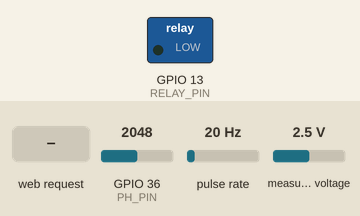
Simulated run of this sketch. Board: ESP32. On the bench: switched loads named in the sketch (green lamp = pin HIGH). Wiring (inferred from the names in the program): pulse sensor: data GPIO 34. The test bench sets the inputs (shaded band); at power-on: GPIO 36 (PH_PIN) = 2048, pulse rate 20 Hz, measured voltage 2.5 V. WiFi joins after 1.5 s; servers stay silent unless stated; what the sketch prints to the serial monitor is not drawn.

Above: at 4.7 s.
4.8 s: HTTP request GET /toggleRelay received
At 5.9 s:
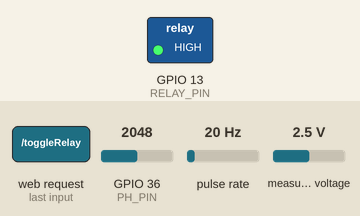
Timing chart, 0 to 7.8 s (numbered marks = the images above; inputs shaded):
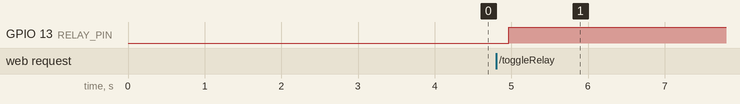

Measured:
- after the input at 4.8 s, GPIO 13 (RELAY_PIN): LOW → HIGH after 0.16 s

The sketch:

Blink.ino
```cpp
#include <WiFi.h>
#include <WebServer.h>
#include <Wire.h>
#include <Adafruit_ADS1X15.h>

// WiFi Credentials
const char* ssid = "haisayakaka";
const char* password = "12345678";

// Web Server pada port 80
WebServer server(80);

// ADS1115
Adafruit_ADS1115 ads;

// Pin Configuration
const int PH_PIN = 36;         // GPIO36 untuk pH
const int RELAY_PIN = 13;      // GPIO13 untuk relay pompa
const int SENSOR = 34;         // GPIO25 untuk water flow sensor

// Sampling Configuration
const int SAMPLES = 10;
const float VOLTAGE_REF = 3.3 - 0.1;

// pH Calibration
const float PH7_VOLTAGE = 2.5;
const float PH4_VOLTAGE = 3.0;
const float VOLTAGE_PER_PH = (PH4_VOLTAGE - PH7_VOLTAGE) / 3;

// TDS Configuration
const int SCOUNT = 30;
int16_t analogBuffer[SCOUNT];
int16_t analogBufferTemp[SCOUNT];
int analogBufferIndex = 0;
float temperature = 25;

// Water Flow Configuration
volatile byte pulseCount;
float calibrationFactor = 8;
float flowRate = 0.0;
float totalLitres = 0.0;
unsigned long lastFlowTime = 0;

// Variables for readings
float avgVoltagePH = 0.0;
float phValue = 0.0;
String phStatus = "";
float tdsValue = 0.0;
float tdsVoltage = 0.0;
bool relayStatus = false;

// HTML webpage template
const char index_html[] PROGMEM = R"rawliteral(
<!DOCTYPE HTML>
<html>
<head>
  <title>ESP32 pH, TDS & Flow Monitor</title>
  <meta name="viewport" content="width=device-width, initial-scale=1">
  <style>
    body { font-family: Arial; text-align: center; margin: 0px auto; padding: 15px; }
    .reading { font-size: 2.8rem; }
    .card { background-color: white; box-shadow: 0px 0px 10px 1px rgba(0,0,0,0.1);
            border-radius: 10px; padding: 15px; margin: 20px; }
    .status { font-size: 1.2rem; margin: 10px; }
    .button { background-color: #4CAF50; border: none; color: white; padding: 15px 32px;
              text-align: center; text-decoration: none; display: inline-block;
              font-size: 16px; margin: 4px 2px; cursor: pointer; border-radius: 4px; }
    .button-off { background-color: #f44336; }
  </style>
</head>
<body>
  <div class="card">
    <h2>pH Sensor Monitor</h2>
    <div class="reading">pH: <span id="ph">%PH_VALUE%</span></div>
    <div class="status">Status: <span id="status">%PH_STATUS%</span></div>
    <div class="status">Voltage: <span id="voltage">%VOLTAGE%</span> V</div>
  </div>

  <div class="card">
    <h2>TDS Sensor Monitor</h2>
    <div class="reading">TDS: <span id="tds">%TDS_VALUE%</span> ppm</div>
    <div class="status">Voltage: <span id="tdsVoltage">%TDS_VOLTAGE%</span> V</div>
  </div>

  <div class="card">
    <h2>Water Flow Monitor</h2>
    <div class="reading">Flow Rate: <span id="flowrate">%FLOW_RATE%</span> L/min</div>
    <div class="reading">Total: <span id="totallitres">%TOTAL_LITRES%</span> L</div>
    <button class="button" onclick="resetWaterFlow()">Reset Water Flow</button>
  </div>

  <div class="card">
    <h2>Kontrol Pompa Air</h2>
    <button class="button" id="relayButton" onclick="toggleRelay()">%RELAY_STATUS%</button>
  </div>

  <script>
    setInterval(function() {
      getData();
    }, 2000);

    function getData() {
      var xhttp = new XMLHttpRequest();
      xhttp.onreadystatechange = function() {
        if (this.readyState == 4 && this.status == 200) {
          var data = JSON.parse(this.responseText);
          document.getElementById("ph").innerHTML = data.ph;
          document.getElementById("status").innerHTML = data.phStatus;
          document.getElementById("voltage").innerHTML = data.phVoltage;
          document.getElementById("tds").innerHTML = data.tds;
          document.getElementById("tdsVoltage").innerHTML = data.tdsVoltage;
          document.getElementById("flowrate").innerHTML = data.flowRate;
          document.getElementById("totallitres").innerHTML = data.totalLitres;
          updateRelayButton(data.relay === "ON");
        }
      };
      xhttp.open("GET", "/data", true);
      xhttp.send();
    }

    function toggleRelay() {
      var xhttp = new XMLHttpRequest();
      xhttp.onreadystatechange = function() {
        if (this.readyState == 4 && this.status == 200) {
          getData();
        }
      };
      xhttp.open("GET", "/toggleRelay", true);
      xhttp.send();
    }

    function resetWaterFlow() {
      var xhttp = new XMLHttpRequest();
      xhttp.onreadystatechange = function() {
        if (this.readyState == 4 && this.status == 200) {
          getData();
        }
      };
      xhttp.open("GET", "/resetFlow", true);
      xhttp.send();
    }

    function updateRelayButton(isOn) {
      var button = document.getElementById("relayButton");
      if(isOn) {
        button.innerHTML = "MATIKAN POMPA";
        button.classList.add("button-off");
      } else {
        button.innerHTML = "NYALAKAN POMPA";
        button.classList.remove("button-off");
      }
    }
  </script>
</body>
</html>
)rawliteral";

// Water Flow Interrupt Handler
void IRAM_ATTR pulseCounter()
{
  pulseCount++;
}

// TDS Functions
int getMedianNum(int16_t bArray[], int iFilterLen) {
  int16_t bTab[iFilterLen];
  for (byte i = 0; i < iFilterLen; i++)
    bTab[i] = bArray[i];
  int i, j;
  int16_t bTemp;
  for (j = 0; j < iFilterLen - 1; j++) {
    for (i = 0; i < iFilterLen - j - 1; i++) {
      if (bTab[i] > bTab[i + 1]) {
        bTemp = bTab[i];
        bTab[i] = bTab[i + 1];
        bTab[i + 1] = bTemp;
      }
    }
  }
  if ((iFilterLen & 1) > 0)
    bTemp = bTab[(iFilterLen - 1) / 2];
  else
    bTemp = (bTab[iFilterLen / 2] + bTab[iFilterLen / 2 - 1]) / 2;
  return bTemp;
}

void readTDS() {
  static unsigned long analogSampleTimepoint = millis();

  if (millis() - analogSampleTimepoint > 40U) {
    analogSampleTimepoint = millis();
    analogBuffer[analogBufferIndex] = ads.readADC_SingleEnded(0);
    analogBufferIndex++;
    if(analogBufferIndex == SCOUNT)
      analogBufferIndex = 0;
  }

  static unsigned long printTimepoint = millis();
  if (millis() - printTimepoint > 800U) {
    printTimepoint = millis();
    for(int copyIndex = 0; copyIndex < SCOUNT; copyIndex++)
      analogBufferTemp[copyIndex] = analogBuffer[copyIndex];

    int medianValue = getMedianNum(analogBufferTemp, SCOUNT);
    tdsVoltage = ads.computeVolts(medianValue);

    float compensationCoefficient = 1.0 + 0.02 * (temperature - 25.0);
    float compensationVoltage = tdsVoltage / compensationCoefficient;

    tdsValue = (133.42 * pow(compensationVoltage, 3) - 255.86 * pow(compensationVoltage, 2) + 857.39 * compensationVoltage) * 0.5;
  }
}

// pH Functions
float readPHVoltage() {
  float voltage = 0.0;
  int samples[SAMPLES];

  for(int i = 0; i < SAMPLES; i++) {
    samples[i] = analogRead(PH_PIN);
    delay(10);
  }

  for(int i = 0; i < SAMPLES-1; i++) {
    for(int j = i+1; j < SAMPLES; j++) {
      if(samples[i] > samples[j]) {
        int temp = samples[i];
        samples[i] = samples[j];
        samples[j] = temp;
      }
    }
  }

  int validSamples = SAMPLES - 4;
  float avgValue = 0;
  for(int i = 2; i < SAMPLES-2; i++) {
    avgValue += samples[i];
  }

  voltage = (avgValue / validSamples) * (VOLTAGE_REF / 4095.0);
  return voltage;
}

float voltageToPH(float voltage) {
  return 7.0 + ((PH7_VOLTAGE - voltage) / VOLTAGE_PER_PH);
}

void setup() {
  Serial.begin(115200);

  // Inisialisasi pin
  pinMode(RELAY_PIN, OUTPUT);
  pinMode(SENSOR, INPUT_PULLUP);
  digitalWrite(RELAY_PIN, LOW);

  // Inisialisasi Water Flow
  pulseCount = 0;
  flowRate = 0.0;
  totalLitres = 0.0;
  lastFlowTime = 0;
  attachInterrupt(digitalPinToInterrupt(SENSOR), pulseCounter, FALLING);

  // Inisialisasi I2C untuk ADS1115
  Wire.begin(21, 22);

  if (!ads.begin()) {
    Serial.println("Failed to initialize ADS1115!");
    while (1);
  }
  ads.setGain(GAIN_ONE);

  analogSetWidth(12);
  analogSetAttenuation(ADC_11db);

  WiFi.begin(ssid, password);
  Serial.println("\nMenghubungkan ke WiFi");
  while (WiFi.status() != WL_CONNECTED) {
    delay(500);
    Serial.print(".");
  }
  Serial.println("");
  Serial.println("WiFi terhubung!");
  Serial.print("IP Address: ");
  Serial.println(WiFi.localIP());

  server.on("/", handleRoot);
  server.on("/data", handleData);
  server.on("/toggleRelay", handleToggleRelay);
  server.on("/resetFlow", handleResetFlow);

  server.begin();
  Serial.println("Web server aktif");
  Serial.println(WiFi.localIP());

  delay(2000);
}

void handleRoot() {
  String html = String(index_html);
  html.replace("%PH_VALUE%", String(phValue, 2));
  html.replace("%PH_STATUS%", phStatus);
  html.replace("%VOLTAGE%", String(avgVoltagePH, 3));
  html.replace("%TDS_VALUE%", String(tdsValue, 0));
  html.replace("%TDS_VOLTAGE%", String(tdsVoltage, 3));
  html.replace("%FLOW_RATE%", String(flowRate, 2));
  html.replace("%TOTAL_LITRES%", String(totalLitres, 2));
  html.replace("%RELAY_STATUS%", relayStatus ? "MATIKAN POMPA" : "NYALAKAN POMPA");

  server.sendHeader("Access-Control-Allow-Origin", "*");
  server.sendHeader("Access-Control-Allow-Methods", "GET,POST,OPTIONS");
  server.sendHeader("Access-Control-Allow-Headers", "Content-Type");
  server.send(200, "text/html", html);
}

void handleData() {
  String json = "{";
  json += "\"ph\":\"" + String(phValue, 2) + "\",";
  json += "\"phStatus\":\"" + phStatus + "\",";
  json += "\"phVoltage\":\"" + String(avgVoltagePH, 3) + "\",";
  json += "\"tds\":\"" + String(tdsValue, 0) + "\",";
  json += "\"tdsVoltage\":\"" + String(tdsVoltage, 3) + "\",";
  json += "\"flowRate\":\"" + String(flowRate, 2) + "\",";
  json += "\"totalLitres\":\"" + String(totalLitres, 2) + "\",";
  json += "\"relay\":\"" + String(relayStatus ? "ON" : "OFF") + "\"";
  json += "}";
  server.send(200, "application/json", json);
}

void handleToggleRelay() {
  relayStatus = !relayStatus;
  digitalWrite(RELAY_PIN, relayStatus);
  server.send(200, "text/plain", "OK");
}

void handleResetFlow() {
  totalLitres = 0;
  server.send(200, "text/plain", "OK");
}

void loop() {
  server.handleClient();

  // Read pH
  avgVoltagePH = readPHVoltage();
  phValue = voltageToPH(avgVoltagePH);

  if (phValue < 0 || phValue > 14) {
    phStatus = "Error: Pembacaan tidak valid";
  } else if(phValue < 6.5) {
    phStatus = "Asam";
  } else if(phValue > 7.5) {
    phStatus = "Basa";
  } else {
    phStatus = "Netral";
  }

  // Read TDS
  readTDS();

  // Calculate Water Flow
  if(millis() - lastFlowTime > 1000) {
    // Detach interrupt sementara untuk menghindari race condition
    detachInterrupt(digitalPinToInterrupt(SENSOR));

    // Hitung flow rate
    flowRate = ((1000.0 / (millis() - lastFlowTime)) * pulseCount) / calibrationFactor;
    float flowLitres = (flowRate / 60);
    totalLitres += flowLitres;

    // Reset counter
    pulseCount = 0;
    lastFlowTime = millis();

    // Attach interrupt kembali
    attachInterrupt(digitalPinToInterrupt(SENSOR), pulseCounter, FALLING);
  }

  delay(100);

}
```
